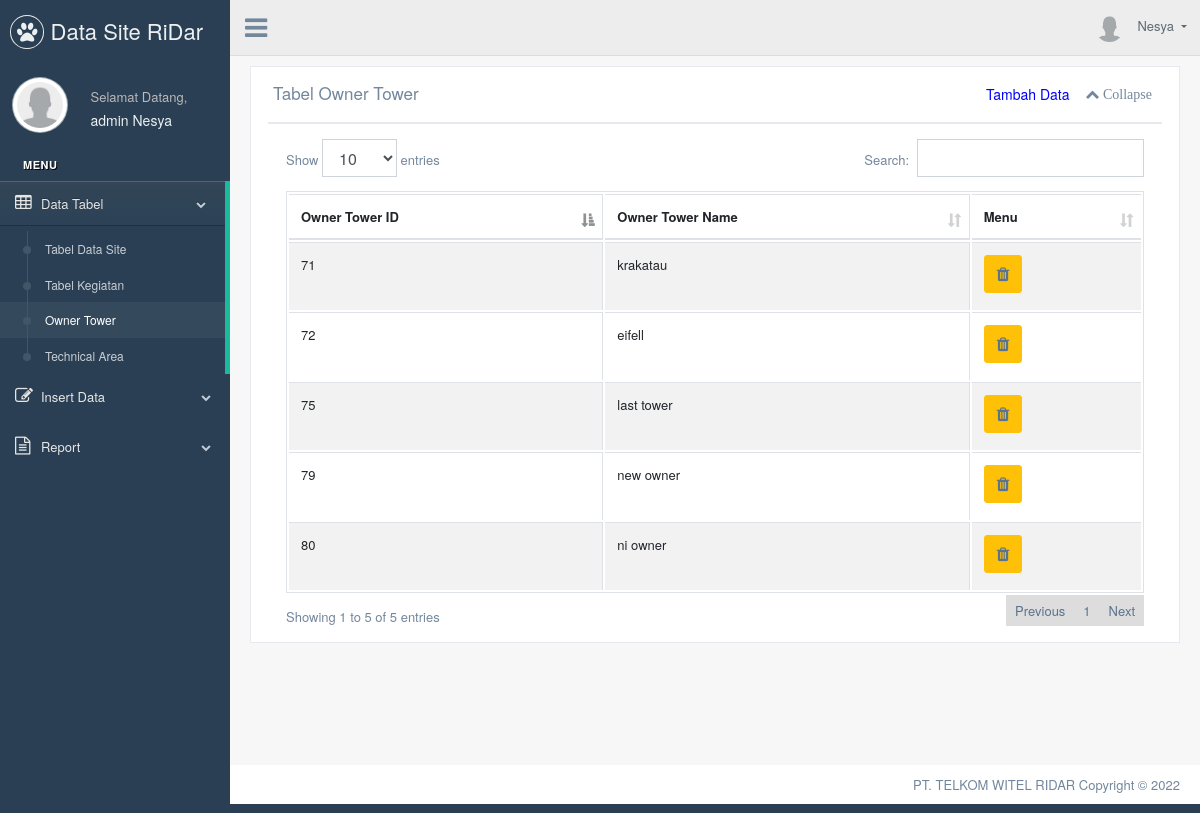
/ridar/admin/tabelowner.php (signed in), run on the app's committed database.
### tables this page shows
CREATE TABLE `owner` (
  `owner_id` int(11) NOT NULL,
  `owner_name` varchar(60) NOT NULL
);

### ridar/admin/tabelowner.php (the view, shortened to what this page needs)
<?php
include 'koneksi.php';
?>
         <?php
          include('head_sidebar.php')
          ?>
        <div class="right_col" role="main">
            <div class="row">
              <div class="col-md-12 col-sm-12 ">
                <div class="x_panel">
                  <div class="x_title">
                    <h2>Tabel Owner Tower</h2>
                    <ul class="nav navbar-right panel_toolbox">
                    <li> <a class="btn" style="color:blue" href="insert_owner.php">Tambah Data</a></li>
                      <li><a class="collapse-link"><i class="fa fa-chevron-up"> Collapse</i></a>
                      </li>
                    </ul>
                    <div class="clearfix"></div>
                  </div>
                  <div class="x_content">
                      <div class="row">
                          <div class="col-sm-12">
                            <div class="card-box table-responsive">
                    <table id="datatable" class="table table-striped table-bordered" style="width:100%">
                      <thead>
                        <tr>
                          <th>Owner Tower ID</th>
                          <th>Owner Tower Name</th>
                          <th>Menu</th>
                        </tr>
                      </thead>
                      <tbody>
                      <?php
    $row = mysqli_query($db,"select * from owner");
		while($a = mysqli_fetch_array($row)){
			?>
			<tr>
				<td><?php echo $a['owner_id']; ?></td>
				<td><?php echo $a['owner_name']; ?></td>
				<td>
        <button class="btn btn-warning"><a href="tabelowner.php?delowner=<?=$a['owner_id']; ?>"onclick="return confirm('Anda yakin akan menghapus tower <?php echo $a['owner_name']; ?> ?')"><i class="fa fa-trash"></i></a></button>
			<?php
		}
    ?>
                      </tbody>
                    </table>
                    </div>
                  </div>
              </div>
            </div>
            </div>
            </div>
            </div>
            </div>
        <?php
          include('footer.php')
        ?>
  </body>
</html>

### ridar/admin/head_sidebar.php (shortened to what this page needs)
<!DOCTYPE html>
<html lang="en">
  <head>
    <link href="../../vendors/bootstrap/dist/css/bootstrap.min.css" rel="stylesheet">
    <link href="../../vendors/font-awesome/css/font-awesome.min.css" rel="stylesheet">
    <link href="../../vendors/nprogress/nprogress.css" rel="stylesheet">
    <link href="../../vendors/iCheck/skins/flat/green.css" rel="stylesheet">
    <link href="../../vendors/google-code-prettify/bin/prettify.min.css" rel="stylesheet">
    <link href="../../vendors/select2/dist/css/select2.min.css" rel="stylesheet">
    <link href="../../vendors/switchery/dist/switchery.min.css" rel="stylesheet">
    <link href="../../vendors/starrr/dist/starrr.css" rel="stylesheet">
    <link href="../../vendors/bootstrap-daterangepicker/daterangepicker.css" rel="stylesheet">
    <link href="../../vendors/datatables.net-bs/css/dataTables.bootstrap.min.css" rel="stylesheet">
    <link href="../../vendors/datatables.net-buttons-bs/css/buttons.bootstrap.min.css" rel="stylesheet">
    <link href="../../vendors/datatables.net-fixedheader-bs/css/fixedHeader.bootstrap.min.css" rel="stylesheet">
    <link href="../../vendors/datatables.net-responsive-bs/css/responsive.bootstrap.min.css" rel="stylesheet">
    <link href="../../vendors/datatables.net-scroller-bs/css/scroller.bootstrap.min.css" rel="stylesheet">
    <link href="../../build/css/custom.min.css" rel="stylesheet">
  </head>
  <body class="nav-md">
    <div class="container body">
      <div class="main_container">
        <div class="col-md-3 left_col">
          <div class="left_col scroll-view">
            <div class="navbar nav_title" style="border: 0;">
              <a href="#" class="site_title"><i class="fa fa-paw"></i> <span>Data Site RiDar</span></a>
            </div>
            <div class="profile clearfix">
              <div class="profile_pic">
                <img src="../images/user.png" alt="..." class="img-circle profile_img">
              </div>
              <div class="profile_info">
                <span>Selamat Datang,</span>
                <h2><?php echo $_SESSION['level']; ?> <?php echo $_SESSION['nama']; ?></h2>
              </div>
            </div>
            <br />
            <div id="sidebar-menu" class="main_menu_side hidden-print main_menu">
              <div class="menu_section">
                <h3>Menu</h3>
                    <ul class="nav side-menu">
                    <li><a><i class="fa fa-table"></i>Data Tabel<span class="fa fa-chevron-down"></span></a>
                    <ul class="nav child_menu">
                    <li><a href="home_site.php">Tabel Data Site</a></li>
                    <li><a href="home_keg.php">Tabel Kegiatan</a></li>
                    <li><a href="tabelowner.php">Owner Tower</a></li>
                      <li><a href="tabelarea.php">Technical Area</a></li>
                    </ul>
                  </li>
                  <li><a><i class="fa fa-edit"></i>Insert Data<span class="fa fa-chevron-down"></span></a>
                  </li>
                  <li><a><i class="fa fa-file-text-o"></i>Report<span class="fa fa-chevron-down"></span></a>
                  </li>
                   </ul>
              </div>
            </div>
          </div>
        </div>
  <div class="top_nav">
            <div class="nav_menu">
                <div class="nav toggle">
                  <a id="menu_toggle"><i class="fa fa-bars"></i></a>
                </div>
                <nav class="nav navbar-nav">
                <ul class=" navbar-right">
                  <li class="nav-item dropdown open" style="padding-left: 15px;">
                    <a href="javascript:;" class="user-profile dropdown-toggle" aria-haspopup="true" id="navbarDropdown" data-toggle="dropdown" aria-expanded="false">
                      <img src="../images/user.png" alt="">
                      <?php echo $_SESSION['nama']; ?>
                    </a>
                  </li>
                    </ul>
              </nav>
            </div>
          </div>

### ridar/admin/footer.php (shortened to what this page needs)
        <footer>
          <div class="pull-right">
            <?php echo "PT. TELKOM WITEL RIDAR Copyright © " . (int)date('Y')  ?>
          </div>
          <div class="clearfix"></div>
        </footer>
      </div>
    </div>
  </body>
</html>

### data on the page
owner: owner_id "71", owner_name "krakatau"
owner: owner_id "72", owner_name "eifell"
owner: owner_id "75", owner_name "last tower"
owner: owner_id "79", owner_name "new owner"
owner: owner_id "80", owner_name "ni owner"

### other printed values
$_SESSION['level'] "admin"
$_SESSION['nama'] "Nesya"
